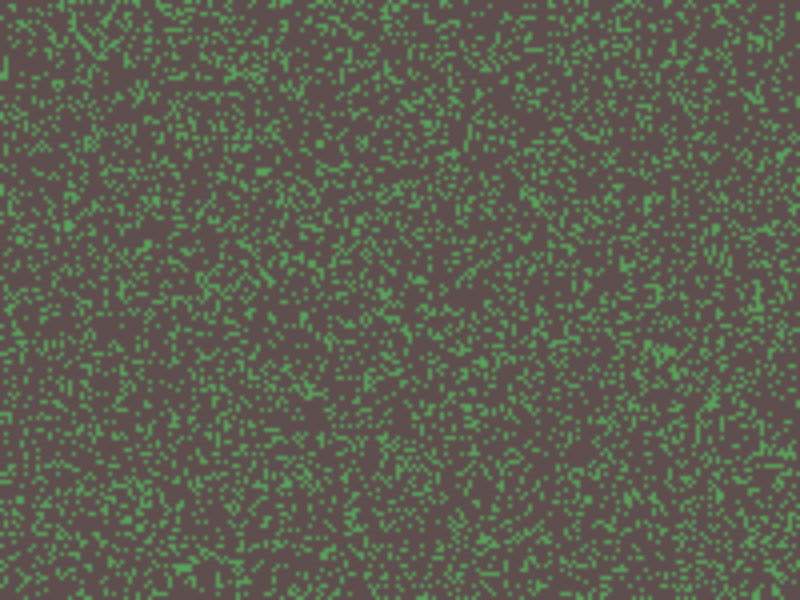
Frame 1 (no input)
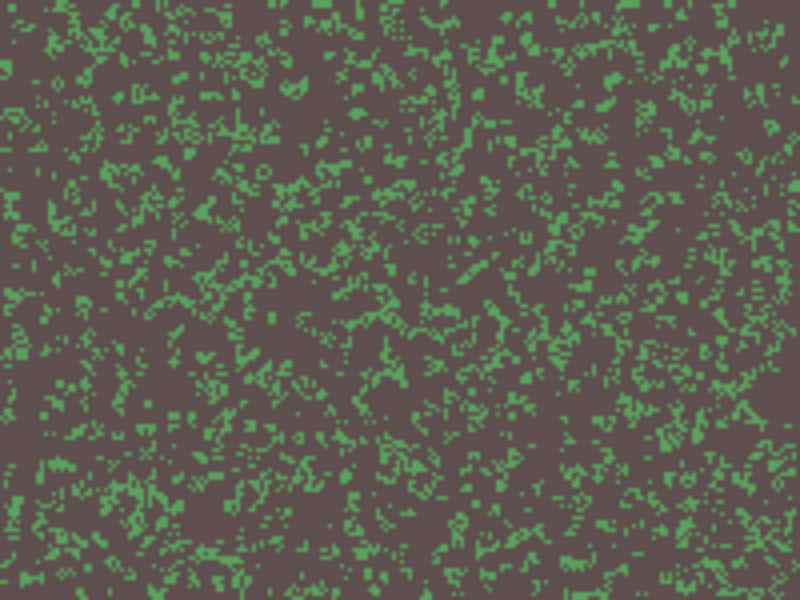
Frame 60 (no input)
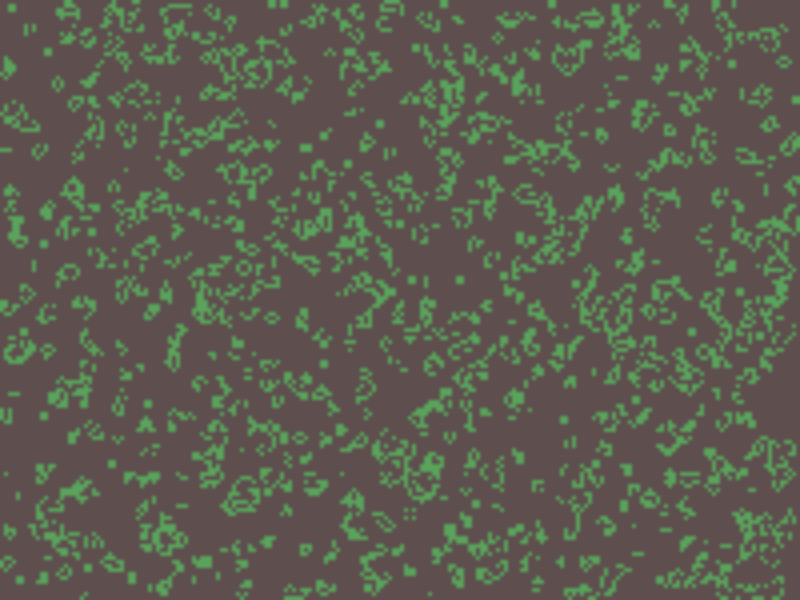
Frame 120 (the mouse pressed at the canvas centre since frame 60)

The p5.js sketch that drew these frames (run headless with seeded random() and noise() and a simulated clock; from frame 60 on, the mouse is pressed at the canvas centre):

// p5.js sketch
// ── sketch.js
class Grid {
  constructor(width, height) {
    this.height = height;
    this.width = width;
    this.prev = [];
    this.next = [];
    for(let x = 0; x < width; x++ ) {
      this.prev[x] = [];
      this.next[x] = [];
      for(let y = 0; y < height; y++) {
        const r = random() > 0.80 ? 1 : 0;
        this.prev[x][y] = r;
        this.next[x][y] = r;
      };
    };
  }

  draw(){
    for(let x = 0; x < this.width; x++ ) {
      for(let y = 0; y < this.height; y++) {
        const flat = (x + y * this.width) * 4;
        let c = this.next[x][y] ? color(90, 163, 92) : color(94, 79, 78);
        pixels[flat + 0] = red(c);
        pixels[flat + 1] = green(c);
        pixels[flat + 2] = blue(c);
        pixels[flat + 3] = 255;
      }
    }
    updatePixels();
  }

  update(){
    const help = this.prev;
    this.prev  = this.next;
    this.next  = help;
    for(let x = 0; x < this.width; x++ ) {
      for(let y = 0; y < this.height; y++) {
        let neighbours = -this.prev[x][y];
        for(let x_offset = -1; x_offset < 2; x_offset++){
          for(let y_offset = -1; y_offset < 2; y_offset++){
            if (x + x_offset >= 0 && x + x_offset < this.width && 
                y + y_offset >= 0 && y + y_offset < this.height) {
              neighbours += this.prev[x + x_offset][y + y_offset];
            } 
          }
        }
        if(this.prev[x][y] == 0 && neighbours == 3) {
          this.next[x][y] = 1;
        } else if (this.prev[x][y] == 1 && (neighbours < 2 || neighbours > 3)) {
          this.next[x][y] = 0;
        } else {
          this.next[x][y] = this.prev[x][y];
        }
      }
    }
    this.draw();
  }

  setCel(x, y) {
    if (x > -1 && x < this.width && y > -1 && y < this.height){
      this.next[x][y] = 1;
    }
  }
}

let grid, time;
function setup() {
  createCanvas(800, 600);
  pixelDensity(0.25)
  loadPixels();
  grid = new Grid(200, 150);
  grid.draw();
  time = 30;
}

function draw() {
  time -= 1;
  if (time < 0){
    grid.update();
    time = 30;
  }
  if (mouseIsPressed === true) {
    grid.setCel(floor(mouseX/4), floor(mouseY/4));
    grid.draw();
  }
}
